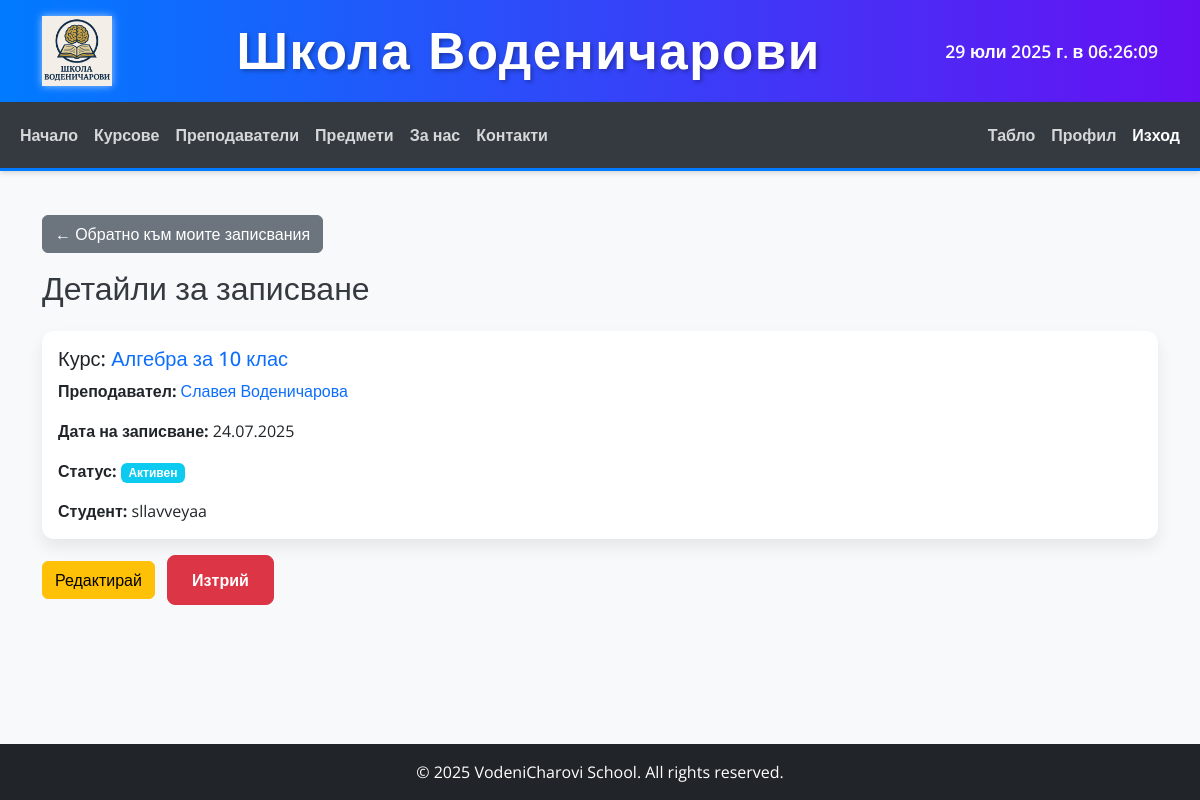
Page /enrollments/8/ (signed in) on the committed database.
### core/models.py (models this page shows, shortened)
class Enrollment(models.Model):
    student = models.ForeignKey(
        'auth.User',
        on_delete=models.CASCADE,
        related_name='enrollments'
    )
    course = models.ForeignKey(
        Course,
        on_delete=models.CASCADE,
        related_name='enrollments'
    )
    enrollment_date = models.DateField(auto_now_add=True)
    completed = models.BooleanField(default=False)
    class Meta:
        unique_together = ('student', 'course')
        verbose_name = "Записване"
        verbose_name_plural = "Записвания"

### courses/models.py (models this page shows, shortened)
class Course(models.Model):
    title = models.CharField(
        max_length=100,
        verbose_name="Заглавие на курса"
    )
    subject = models.ForeignKey(
        Subject,
        on_delete=models.CASCADE,
        related_name='courses',
        verbose_name="Предмет"
    )
    teacher = models.ForeignKey(
        Teacher,
        on_delete=models.CASCADE,
        related_name='courses_taught',
        verbose_name="Преподавател"
    )
    description = models.TextField(
        verbose_name="Описание на курса"
    )
    price = models.DecimalField(
        max_digits=8,
        decimal_places=2,
        verbose_name="Цена"
    )
    start_date = models.DateField(
        verbose_name="Начална дата"
    )
    end_date = models.DateField(
        verbose_name="Крайна дата"
    )
    max_students = models.PositiveIntegerField(
        default=10,
        verbose_name="Макс. брой студенти"
    )
    class Meta:
        ordering = ['start_date', 'title']
        verbose_name = "Курс"
        verbose_name_plural = "Курсове"

### teachers/models.py (models this page shows, shortened)
class Teacher(models.Model):
    first_name = models.CharField(
        max_length=50,
        verbose_name="Име"
    )
    last_name = models.CharField(
        max_length=50,
        verbose_name="Фамилия"
    )
    bio = models.TextField(
        verbose_name="Био"
    )
    subjects = models.ManyToManyField(
        'subjects.Subject',
        related_name='teachers',
        verbose_name="Преподавани предмети"
    )
    profile_picture = models.ImageField(
        upload_to='teacher_profiles/',
        blank=True,
        null=True,
        verbose_name="Профилна снимка"
    )
    email = models.EmailField(
        unique=True,
        verbose_name="Имейл"
    )
    phone_number = models.CharField(
        max_length=20,
        blank=True,
        null=True,
        verbose_name="Телефонен номер"
    )
    class Meta:
        ordering = ['last_name', 'first_name']
        verbose_name = "Учител"
        verbose_name_plural = "Учители"

### core/views.py (the view)
# urls.py: path('enrollments/<int:pk>/', core_views.EnrollmentDetailView.as_view(), name='enrollment_detail'),
class EnrollmentDetailView(LoginRequiredMixin, DetailView):
    model = Enrollment
    template_name = 'core/enrollment_detail.html'
    context_object_name = 'enrollment'
    def get_queryset(self):
        if self.request.user.is_staff:
            return Enrollment.objects.all()
        return Enrollment.objects.filter(student=self.request.user)

### templates/core/enrollment_detail.html (shortened to what this page needs)
{% extends 'base.html' %}
{% block content %}
    <a href="{% url 'enrollment_list' %}" class="btn btn-secondary mb-3">← Обратно към моите записвания</a>
    <h2 class="mb-4">Детайли за записване</h2>
    <div class="card">
        <div class="card-body">
            <h5 class="card-title">Курс: <a href="{% url 'course_detail' pk=enrollment.course.pk %}" class="text-decoration-none text-primary">{{ enrollment.course.title }}</a></h5>
            <p class="card-text"><strong>Преподавател:</strong> <a href="{% url 'teacher_detail' pk=enrollment.course.teacher.pk %}" class="text-decoration-none">{{ enrollment.course.teacher.first_name }} {{ enrollment.course.teacher.last_name }}</a></p>
            <p class="card-text"><strong>Дата на записване:</strong> {{ enrollment.enrollment_date|date:"d.m.Y" }}</p>
            <p class="card-text"><strong>Статус:</strong> {% if enrollment.completed %}<span class="badge bg-success">Завършен</span>{% else %}<span class="badge bg-info">Активен</span>{% endif %}</p>
            {% if user.is_staff %}
                <p class="card-text"><strong>Студент:</strong> {{ enrollment.student.username }}</p>
            {% endif %}
        </div>
    </div>
    <div class="mt-3">
        {% if user.is_staff %}
            <a href="{% url 'enrollment_update' pk=enrollment.pk %}" class="btn btn-warning me-2">Редактирай</a>
            <a href="{% url 'enrollment_delete' pk=enrollment.pk %}" class="btn btn-danger">Изтрий</a>
        {% endif %}
    </div>
{% endblock %}

### static/css/style.css (style rules this page uses)
body { font-family: 'Open Sans', sans-serif; background-color: #f8f9fa; color: #343a40; }
.btn-danger { background-color: #dc3545; border-color: #dc3545; border-radius: 0.5rem; padding: 0.75rem 1.5rem; font-weight: 600; transition: background-color 0.3s ease, border-color 0.3s ease; }
.card { border: none; border-radius: 0.75rem; box-shadow: 0 0.5rem 1rem rgba(0,0,0,.08); transition: transform 0.2s ease-in-out; }

### rows in the picture
Enrollment: course "Алгебра за 10 клас", course.teacher.first_name "Славея", course.teacher.last_name "Воденичарова", enrollment_date "24.07.2025", student.username "sllavveyaa"
